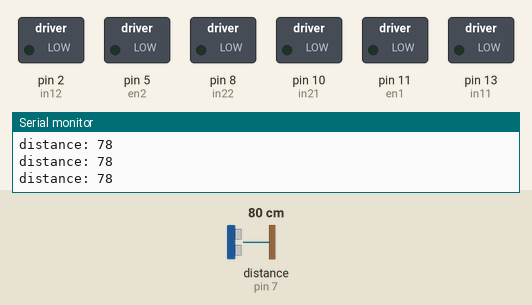
The sketch below on a simulated Arduino Uno, built with avr-gcc and run on an emulated ATmega328P. Parts: switched loads named in the sketch (green lamp = pin HIGH), the last lines printed to the serial monitor. Wiring (inferred from the names in the program): ultrasonic range finder: trigger pin 9; echo pin 7. The test bench sets the inputs (shaded band); at power-on: distance to the obstacle (sensor on pin 7) 80 cm. The echo pulse lasts 58.3 µs per cm; pins used as bus, display or sensor lines are not drawn.

Above: at 1.5 s.
1.6 s: distance to the obstacle (sensor on pin 7) set to 99 cm
3.8 s: distance to the obstacle (sensor on pin 7) set to 107 cm
At 5.9 s:
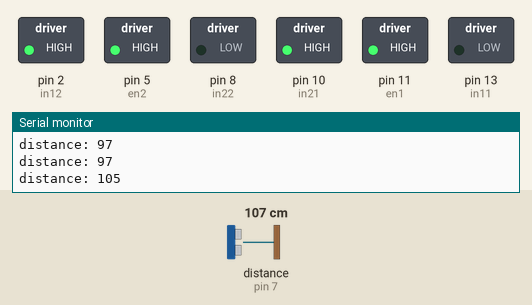
6.2 s: distance to the obstacle (sensor on pin 7) set to 200 cm
8.1 s: distance to the obstacle (sensor on pin 7) set to 207 cm
At 10.3 s:
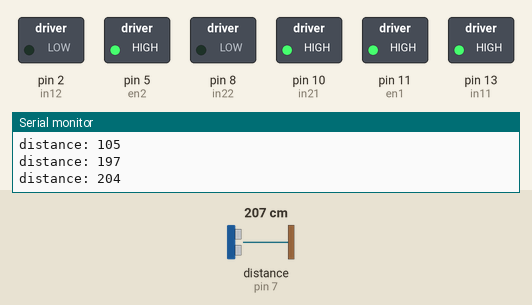
10.6 s: distance to the obstacle (sensor on pin 7) set to 2 cm
At 12.1 s:
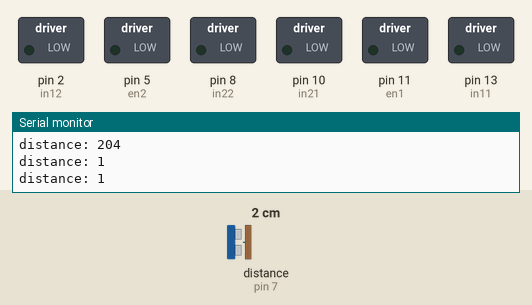
12.8 s: distance to the obstacle (sensor on pin 7) set to 120 cm
At 14.0 s:
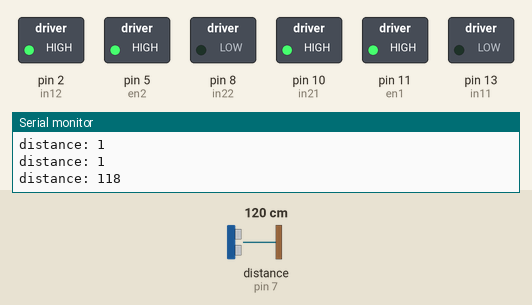
Timing chart, 0 to 15.8 s (numbered marks = the images above; inputs shaded):
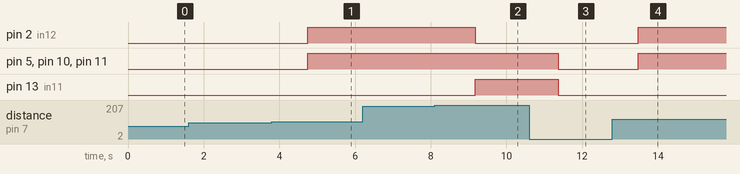

The sketch:

motors_with_ultra_sonic1.ino
```cpp
#define en1 11
#define in11 13
#define in12 2
#define en2 5
#define in21 10
#define in22 8
#define trig 9
#define echo 7
long duration;
int distance;
void setup()
{
pinMode(en1,OUTPUT);
pinMode(in11,OUTPUT);
pinMode(in12,OUTPUT);
pinMode(en2,OUTPUT);
pinMode(in21,OUTPUT);
pinMode(in22,OUTPUT);
pinMode(trig,OUTPUT);
pinMode(echo,INPUT);
Serial.begin(9600);

}
void forward(){
digitalWrite(en1,HIGH);
digitalWrite(in11,HIGH);
digitalWrite(in12,LOW);
digitalWrite(en2,HIGH);
digitalWrite(in21,HIGH);
digitalWrite(in22,LOW);
}
void backward(){
 digitalWrite(en1,HIGH);
digitalWrite(in11,LOW);
digitalWrite(in12,HIGH);
digitalWrite(en2,HIGH);
digitalWrite(in21,LOW);
digitalWrite(in22,HIGH);
}
void stop(){
digitalWrite(en1,LOW);
digitalWrite(in11,LOW);
digitalWrite(in12,LOW);
digitalWrite(en2,LOW);
digitalWrite(in21,LOW);
digitalWrite(in22,LOW);
}
void right(){
digitalWrite(en1,HIGH);
digitalWrite(in11,LOW);
digitalWrite(in12,HIGH);
digitalWrite(en2,HIGH);
digitalWrite(in21,HIGH);
digitalWrite(in22,LOW);
}
void left(){
digitalWrite(en1,HIGH);
digitalWrite(in11,HIGH);
digitalWrite(in12,LOW);
digitalWrite(en2,HIGH);
digitalWrite(in21,LOW);
digitalWrite(in22,HIGH);
}


void loop()
{
   digitalWrite(trig, LOW);
  delayMicroseconds(2);

  digitalWrite(trig, HIGH);
  delayMicroseconds(10);
  digitalWrite(trig, LOW);

  duration = pulseIn(echo, HIGH);
  distance = duration * 0.034 / 2;

  Serial.print("distance: ");
  Serial.println(distance);

  delay(500);
  if (distance > 200) {
    forward();
    delay(1500);

  }
  else if(distance > 100 && distance <= 200) {
    right();
    delay(1500);
  }
  else {
    stop();
  }


  delay(200);
}
```

Measured:
- the behaviour switches between 102 and 103 cm on distance to the obstacle (sensor on pin 7) (found by bisection; images 0 and 1)
- the behaviour switches between 203 and 204 cm on distance to the obstacle (sensor on pin 7) (found by bisection; images 1 and 2)
- after the input at 3.8 s, pin 2 (in12), pin 5 (en2), pin 10 (in21), pin 11 (en1): LOW → HIGH after 0.94 s
- after the input at 8.1 s, pin 2 (in12): HIGH → LOW after 1.1 s; pin 13 (in11): LOW → HIGH after 1.1 s
- after the input at 10.6 s, pin 5 (en2), pin 10 (in21), pin 11 (en1), pin 13 (in11): HIGH → LOW after 0.77 s
- after the input at 12.8 s, pin 2 (in12), pin 5 (en2), pin 10 (in21), pin 11 (en1): LOW → HIGH after 0.68 s
